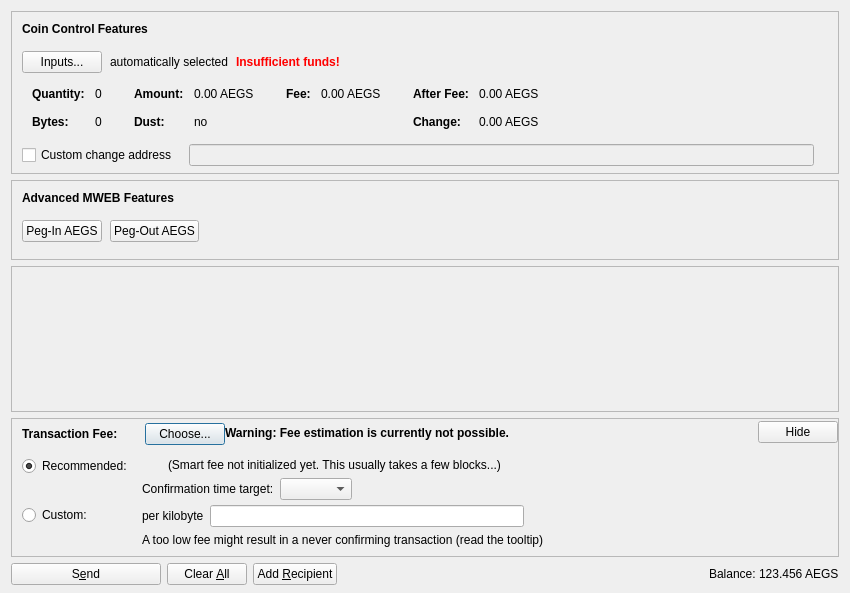
<?xml version="1.0" encoding="UTF-8"?>
<ui version="4.0">
 <class>SendCoinsDialog</class>
 <widget class="QDialog" name="SendCoinsDialog">
  <property name="geometry">
   <rect>
    <x>0</x>
    <y>0</y>
    <width>850</width>
    <height>593</height>
   </rect>
  </property>
  <property name="windowTitle">
   <string>Send Coins</string>
  </property>
  <layout class="QVBoxLayout" name="verticalLayout" stretch="0,0,1,0,0">
   <property name="bottomMargin">
    <number>8</number>
   </property>
   <item>
    <widget class="QFrame" name="frameCoinControl">
     <property name="sizePolicy">
      <sizepolicy hsizetype="Expanding" vsizetype="Expanding">
       <horstretch>0</horstretch>
       <verstretch>0</verstretch>
      </sizepolicy>
     </property>
     <property name="maximumSize">
      <size>
       <width>16777215</width>
       <height>16777215</height>
      </size>
     </property>
     <property name="frameShape">
      <enum>QFrame::StyledPanel</enum>
     </property>
     <property name="frameShadow">
      <enum>QFrame::Sunken</enum>
     </property>
     <layout class="QVBoxLayout" name="verticalLayoutCoinControl2">
      <property name="spacing">
       <number>0</number>
      </property>
      <property name="leftMargin">
       <number>0</number>
      </property>
      <property name="topMargin">
       <number>0</number>
      </property>
      <property name="rightMargin">
       <number>0</number>
      </property>
      <property name="bottomMargin">
       <number>6</number>
      </property>
      <item>
       <layout class="QVBoxLayout" name="verticalLayoutCoinControl" stretch="0,0,0,0,1">
        <property name="spacing">
         <number>0</number>
        </property>
        <property name="leftMargin">
         <number>10</number>
        </property>
        <property name="topMargin">
         <number>10</number>
        </property>
        <item>
         <layout class="QHBoxLayout" name="horizontalLayoutCoinControl1">
          <property name="bottomMargin">
           <number>15</number>
          </property>
          <item>
           <widget class="QLabel" name="labelCoinControlFeatures">
            <property name="sizePolicy">
             <sizepolicy hsizetype="Preferred" vsizetype="Maximum">
              <horstretch>0</horstretch>
              <verstretch>0</verstretch>
             </sizepolicy>
            </property>
            <property name="font">
             <font>
              <weight>75</weight>
              <bold>true</bold>
             </font>
            </property>
            <property name="styleSheet">
             <string notr="true">font-weight:bold;</string>
            </property>
            <property name="text">
             <string>Coin Control Features</string>
            </property>
           </widget>
          </item>
         </layout>
        </item>
        <item>
         <layout class="QHBoxLayout" name="horizontalLayoutCoinControl2" stretch="0,0,0,0">
          <property name="spacing">
           <number>8</number>
          </property>
          <property name="bottomMargin">
           <number>10</number>
          </property>
          <item>
           <widget class="QPushButton" name="pushButtonCoinControl">
            <property name="styleSheet">
             <string notr="true"/>
            </property>
            <property name="text">
             <string>Inputs...</string>
            </property>
            <property name="autoDefault">
             <bool>false</bool>
            </property>
           </widget>
          </item>
          <item>
           <widget class="QLabel" name="labelCoinControlAutomaticallySelected">
            <property name="text">
             <string>automatically selected</string>
            </property>
            <property name="margin">
             <number>5</number>
            </property>
           </widget>
          </item>
          <item>
           <widget class="QLabel" name="labelCoinControlInsuffFunds">
            <property name="font">
             <font>
              <weight>75</weight>
              <bold>true</bold>
             </font>
            </property>
            <property name="styleSheet">
             <string notr="true">color:red;font-weight:bold;</string>
            </property>
            <property name="text">
             <string>Insufficient funds!</string>
            </property>
            <property name="margin">
             <number>5</number>
            </property>
           </widget>
          </item>
          <item>
           <spacer name="horizontalSpacerCoinControl">
            <property name="orientation">
             <enum>Qt::Horizontal</enum>
            </property>
            <property name="sizeHint" stdset="0">
             <size>
              <width>40</width>
              <height>1</height>
             </size>
            </property>
           </spacer>
          </item>
         </layout>
        </item>
        <item>
         <widget class="QWidget" name="widgetCoinControl" native="true">
          <property name="sizePolicy">
           <sizepolicy hsizetype="Preferred" vsizetype="Preferred">
            <horstretch>0</horstretch>
            <verstretch>0</verstretch>
           </sizepolicy>
          </property>
          <property name="minimumSize">
           <size>
            <width>0</width>
            <height>0</height>
           </size>
          </property>
          <property name="styleSheet">
           <string notr="true"/>
          </property>
          <layout class="QHBoxLayout" name="horizontalLayoutCoinControl5">
           <property name="leftMargin">
            <number>0</number>
           </property>
           <property name="topMargin">
            <number>0</number>
           </property>
           <property name="rightMargin">
            <number>0</number>
           </property>
           <property name="bottomMargin">
            <number>0</number>
           </property>
           <item>
            <layout class="QHBoxLayout" name="horizontalLayoutCoinControl3" stretch="0,0,0,1">
             <property name="spacing">
              <number>20</number>
             </property>
             <property name="topMargin">
              <number>0</number>
             </property>
             <property name="bottomMargin">
              <number>10</number>
             </property>
             <item>
              <layout class="QFormLayout" name="formLayoutCoinControl1">
               <property name="horizontalSpacing">
                <number>10</number>
               </property>
               <property name="verticalSpacing">
                <number>14</number>
               </property>
               <property name="leftMargin">
                <number>10</number>
               </property>
               <property name="topMargin">
                <number>4</number>
               </property>
               <property name="rightMargin">
                <number>6</number>
               </property>
               <item row="0" column="0">
                <widget class="QLabel" name="labelCoinControlQuantityText">
                 <property name="font">
                  <font>
                   <weight>75</weight>
                   <bold>true</bold>
                  </font>
                 </property>
                 <property name="text">
                  <string>Quantity:</string>
                 </property>
                 <property name="margin">
                  <number>0</number>
                 </property>
                </widget>
               </item>
               <item row="0" column="1">
                <widget class="QLabel" name="labelCoinControlQuantity">
                 <property name="cursor">
                  <cursorShape>IBeamCursor</cursorShape>
                 </property>
                 <property name="contextMenuPolicy">
                  <enum>Qt::ActionsContextMenu</enum>
                 </property>
                 <property name="text">
                  <string notr="true">0</string>
                 </property>
                 <property name="margin">
                  <number>0</number>
                 </property>
                 <property name="textInteractionFlags">
                  <set>Qt::LinksAccessibleByMouse|Qt::TextSelectableByKeyboard|Qt::TextSelectableByMouse</set>
                 </property>
                </widget>
               </item>
               <item row="1" column="0">
                <widget class="QLabel" name="labelCoinControlBytesText">
                 <property name="font">
                  <font>
                   <weight>75</weight>
                   <bold>true</bold>
                  </font>
                 </property>
                 <property name="text">
                  <string>Bytes:</string>
                 </property>
                </widget>
               </item>
               <item row="1" column="1">
                <widget class="QLabel" name="labelCoinControlBytes">
                 <property name="cursor">
                  <cursorShape>IBeamCursor</cursorShape>
                 </property>
                 <property name="contextMenuPolicy">
                  <enum>Qt::ActionsContextMenu</enum>
                 </property>
                 <property name="text">
                  <string notr="true">0</string>
                 </property>
                 <property name="textInteractionFlags">
                  <set>Qt::LinksAccessibleByMouse|Qt::TextSelectableByKeyboard|Qt::TextSelectableByMouse</set>
                 </property>
                </widget>
               </item>
              </layout>
             </item>
             <item>
              <layout class="QFormLayout" name="formLayoutCoinControl2">
               <property name="horizontalSpacing">
                <number>10</number>
               </property>
               <property name="verticalSpacing">
                <number>14</number>
               </property>
               <property name="leftMargin">
                <number>6</number>
               </property>
               <property name="topMargin">
                <number>4</number>
               </property>
               <property name="rightMargin">
                <number>6</number>
               </property>
               <item row="0" column="0">
                <widget class="QLabel" name="labelCoinControlAmountText">
                 <property name="font">
                  <font>
                   <weight>75</weight>
                   <bold>true</bold>
                  </font>
                 </property>
                 <property name="text">
                  <string>Amount:</string>
                 </property>
                 <property name="margin">
                  <number>0</number>
                 </property>
                </widget>
               </item>
               <item row="0" column="1">
                <widget class="QLabel" name="labelCoinControlAmount">
                 <property name="cursor">
                  <cursorShape>IBeamCursor</cursorShape>
                 </property>
                 <property name="contextMenuPolicy">
                  <enum>Qt::ActionsContextMenu</enum>
                 </property>
                 <property name="text">
                  <string notr="true">0.00 AEGS</string>
                 </property>
                 <property name="textInteractionFlags">
                  <set>Qt::LinksAccessibleByMouse|Qt::TextSelectableByKeyboard|Qt::TextSelectableByMouse</set>
                 </property>
                </widget>
               </item>
               <item row="1" column="0">
                <widget class="QLabel" name="labelCoinControlLowOutputText">
                 <property name="font">
                  <font>
                   <weight>75</weight>
                   <bold>true</bold>
                  </font>
                 </property>
                 <property name="text">
                  <string>Dust:</string>
                 </property>
                </widget>
               </item>
               <item row="1" column="1">
                <widget class="QLabel" name="labelCoinControlLowOutput">
                 <property name="cursor">
                  <cursorShape>IBeamCursor</cursorShape>
                 </property>
                 <property name="contextMenuPolicy">
                  <enum>Qt::ActionsContextMenu</enum>
                 </property>
                 <property name="text">
                  <string notr="true">no</string>
                 </property>
                 <property name="textInteractionFlags">
                  <set>Qt::LinksAccessibleByMouse|Qt::TextSelectableByKeyboard|Qt::TextSelectableByMouse</set>
                 </property>
                </widget>
               </item>
              </layout>
             </item>
             <item>
              <layout class="QFormLayout" name="formLayoutCoinControl3">
               <property name="horizontalSpacing">
                <number>10</number>
               </property>
               <property name="verticalSpacing">
                <number>14</number>
               </property>
               <property name="leftMargin">
                <number>6</number>
               </property>
               <property name="topMargin">
                <number>4</number>
               </property>
               <property name="rightMargin">
                <number>6</number>
               </property>
               <item row="0" column="0">
                <widget class="QLabel" name="labelCoinControlFeeText">
                 <property name="font">
                  <font>
                   <weight>75</weight>
                   <bold>true</bold>
                  </font>
                 </property>
                 <property name="text">
                  <string>Fee:</string>
                 </property>
                 <property name="margin">
                  <number>0</number>
                 </property>
                </widget>
               </item>
               <item row="0" column="1">
                <widget class="QLabel" name="labelCoinControlFee">
                 <property name="cursor">
                  <cursorShape>IBeamCursor</cursorShape>
                 </property>
                 <property name="contextMenuPolicy">
                  <enum>Qt::ActionsContextMenu</enum>
                 </property>
                 <property name="text">
                  <string notr="true">0.00 AEGS</string>
                 </property>
                 <property name="textInteractionFlags">
                  <set>Qt::LinksAccessibleByMouse|Qt::TextSelectableByKeyboard|Qt::TextSelectableByMouse</set>
                 </property>
                </widget>
               </item>
              </layout>
             </item>
             <item>
              <layout class="QFormLayout" name="formLayoutCoinControl4">
               <property name="horizontalSpacing">
                <number>10</number>
               </property>
               <property name="verticalSpacing">
                <number>14</number>
               </property>
               <property name="leftMargin">
                <number>6</number>
               </property>
               <property name="topMargin">
                <number>4</number>
               </property>
               <property name="rightMargin">
                <number>6</number>
               </property>
               <item row="0" column="0">
                <widget class="QLabel" name="labelCoinControlAfterFeeText">
                 <property name="font">
                  <font>
                   <weight>75</weight>
                   <bold>true</bold>
                  </font>
                 </property>
                 <property name="text">
                  <string>After Fee:</string>
                 </property>
                 <property name="margin">
                  <number>0</number>
                 </property>
                </widget>
               </item>
               <item row="0" column="1">
                <widget class="QLabel" name="labelCoinControlAfterFee">
                 <property name="cursor">
                  <cursorShape>IBeamCursor</cursorShape>
                 </property>
                 <property name="contextMenuPolicy">
                  <enum>Qt::ActionsContextMenu</enum>
                 </property>
                 <property name="text">
                  <string notr="true">0.00 AEGS</string>
                 </property>
                 <property name="textInteractionFlags">
                  <set>Qt::LinksAccessibleByMouse|Qt::TextSelectableByKeyboard|Qt::TextSelectableByMouse</set>
                 </property>
                </widget>
               </item>
               <item row="1" column="0">
                <widget class="QLabel" name="labelCoinControlChangeText">
                 <property name="font">
                  <font>
                   <weight>75</weight>
                   <bold>true</bold>
                  </font>
                 </property>
                 <property name="text">
                  <string>Change:</string>
                 </property>
                </widget>
               </item>
               <item row="1" column="1">
                <widget class="QLabel" name="labelCoinControlChange">
                 <property name="cursor">
                  <cursorShape>IBeamCursor</cursorShape>
                 </property>
                 <property name="contextMenuPolicy">
                  <enum>Qt::ActionsContextMenu</enum>
                 </property>
                 <property name="text">
                  <string notr="true">0.00 AEGS</string>
                 </property>
                 <property name="textInteractionFlags">
                  <set>Qt::LinksAccessibleByMouse|Qt::TextSelectableByKeyboard|Qt::TextSelectableByMouse</set>
                 </property>
                </widget>
               </item>
              </layout>
             </item>
            </layout>
           </item>
          </layout>
         </widget>
        </item>
        <item>
         <layout class="QHBoxLayout" name="horizontalLayoutCoinControl4" stretch="0,0,0">
          <property name="spacing">
           <number>12</number>
          </property>
          <property name="sizeConstraint">
           <enum>QLayout::SetDefaultConstraint</enum>
          </property>
          <property name="topMargin">
           <number>5</number>
          </property>
          <property name="rightMargin">
           <number>5</number>
          </property>
          <item>
           <widget class="QCheckBox" name="checkBoxCoinControlChange">
            <property name="toolTip">
             <string>If this is activated, but the change address is empty or invalid, change will be sent to a newly generated address.</string>
            </property>
            <property name="text">
             <string>Custom change address</string>
            </property>
           </widget>
          </item>
          <item>
           <widget class="QValidatedLineEdit" name="lineEditCoinControlChange">
            <property name="enabled">
             <bool>false</bool>
            </property>
            <property name="sizePolicy">
             <sizepolicy hsizetype="Expanding" vsizetype="Fixed">
              <horstretch>0</horstretch>
              <verstretch>0</verstretch>
             </sizepolicy>
            </property>
           </widget>
          </item>
          <item>
           <widget class="QLabel" name="labelCoinControlChangeLabel">
            <property name="sizePolicy">
             <sizepolicy hsizetype="Preferred" vsizetype="Expanding">
              <horstretch>0</horstretch>
              <verstretch>0</verstretch>
             </sizepolicy>
            </property>
            <property name="minimumSize">
             <size>
              <width>0</width>
              <height>0</height>
             </size>
            </property>
            <property name="text">
             <string/>
            </property>
            <property name="margin">
             <number>3</number>
            </property>
           </widget>
          </item>
         </layout>
        </item>
        <item>
         <spacer name="verticalSpacerCoinControl">
          <property name="orientation">
           <enum>Qt::Vertical</enum>
          </property>
          <property name="sizeHint" stdset="0">
           <size>
            <width>800</width>
            <height>1</height>
           </size>
          </property>
         </spacer>
        </item>
       </layout>
      </item>
     </layout>
    </widget>
   </item>
   <item>
    <widget class="QFrame" name="frameMWEBFeatures">
     <property name="sizePolicy">
      <sizepolicy hsizetype="Expanding" vsizetype="Expanding">
       <horstretch>0</horstretch>
       <verstretch>0</verstretch>
      </sizepolicy>
     </property>
     <property name="maximumSize">
      <size>
       <width>16777215</width>
       <height>16777215</height>
      </size>
     </property>
     <property name="frameShape">
      <enum>QFrame::StyledPanel</enum>
     </property>
     <property name="frameShadow">
      <enum>QFrame::Sunken</enum>
     </property>
     <layout class="QVBoxLayout" name="verticalLayoutMWEBFeatures2">
      <property name="spacing">
       <number>0</number>
      </property>
      <property name="leftMargin">
       <number>0</number>
      </property>
      <property name="topMargin">
       <number>0</number>
      </property>
      <property name="rightMargin">
       <number>0</number>
      </property>
      <property name="bottomMargin">
       <number>6</number>
      </property>
      <item>
       <layout class="QVBoxLayout" name="verticalLayoutMWEBFeatures" stretch="0,0,1">
        <property name="spacing">
         <number>0</number>
        </property>
        <property name="leftMargin">
         <number>10</number>
        </property>
        <property name="topMargin">
         <number>10</number>
        </property>
        <item>
         <layout class="QHBoxLayout" name="horizontalLayoutMWEBFeatures1">
          <property name="bottomMargin">
           <number>15</number>
          </property>
          <item>
           <widget class="QLabel" name="labelMWEBFeatures">
            <property name="sizePolicy">
             <sizepolicy hsizetype="Preferred" vsizetype="Maximum">
              <horstretch>0</horstretch>
              <verstretch>0</verstretch>
             </sizepolicy>
            </property>
            <property name="font">
             <font>
              <weight>75</weight>
              <bold>true</bold>
             </font>
            </property>
            <property name="styleSheet">
             <string notr="true">font-weight:bold;</string>
            </property>
            <property name="text">
             <string>Advanced MWEB Features</string>
            </property>
           </widget>
          </item>
         </layout>
        </item>
        <item>
         <layout class="QHBoxLayout" name="horizontalLayoutMWEBFeatures2" stretch="0,0,0">
          <property name="spacing">
           <number>8</number>
          </property>
          <property name="bottomMargin">
           <number>10</number>
          </property>
          <item>
           <widget class="QPushButton" name="pushButtonMWEBPegIn">
            <property name="styleSheet">
             <string notr="true"/>
            </property>
            <property name="text">
             <string>Peg-In AEGS</string>
            </property>
            <property name="checkable">
             <bool>true</bool>
            </property>
            <property name="autoDefault">
             <bool>false</bool>
            </property>
           </widget>
          </item>
          <item>
           <widget class="QPushButton" name="pushButtonMWEBPegOut">
            <property name="styleSheet">
             <string notr="true"/>
            </property>
            <property name="text">
             <string>Peg-Out AEGS</string>
            </property>
            <property name="checkable">
             <bool>true</bool>
            </property>
            <property name="autoDefault">
             <bool>false</bool>
            </property>
           </widget>
          </item>
          <item>
           <spacer name="horizontalSpacerMWEBFeatures">
            <property name="orientation">
             <enum>Qt::Horizontal</enum>
            </property>
            <property name="sizeHint" stdset="0">
             <size>
              <width>40</width>
              <height>1</height>
             </size>
            </property>
           </spacer>
          </item>
         </layout>
        </item>
        <item>
         <spacer name="verticalSpacerMWEBFeatures">
          <property name="orientation">
           <enum>Qt::Vertical</enum>
          </property>
          <property name="sizeHint" stdset="0">
           <size>
            <width>800</width>
            <height>1</height>
           </size>
          </property>
         </spacer>
        </item>
       </layout>
      </item>
     </layout>
    </widget>
   </item>
   <item>
    <widget class="QScrollArea" name="scrollArea">
     <property name="widgetResizable">
      <bool>true</bool>
     </property>
     <widget class="QWidget" name="scrollAreaWidgetContents">
      <property name="geometry">
       <rect>
        <x>0</x>
        <y>0</y>
        <width>830</width>
        <height>68</height>
       </rect>
      </property>
      <layout class="QVBoxLayout" name="verticalLayout_2" stretch="0,1">
       <property name="leftMargin">
        <number>0</number>
       </property>
       <property name="topMargin">
        <number>0</number>
       </property>
       <property name="rightMargin">
        <number>0</number>
       </property>
       <property name="bottomMargin">
        <number>0</number>
       </property>
       <item>
        <layout class="QVBoxLayout" name="entries">
         <property name="spacing">
          <number>6</number>
         </property>
        </layout>
       </item>
       <item>
        <spacer name="verticalSpacer">
         <property name="orientation">
          <enum>Qt::Vertical</enum>
         </property>
         <property name="sizeHint" stdset="0">
          <size>
           <width>20</width>
           <height>40</height>
          </size>
         </property>
        </spacer>
       </item>
      </layout>
     </widget>
    </widget>
   </item>
   <item>
    <widget class="QFrame" name="frameFee">
     <property name="sizePolicy">
      <sizepolicy hsizetype="Expanding" vsizetype="Expanding">
       <horstretch>0</horstretch>
       <verstretch>0</verstretch>
      </sizepolicy>
     </property>
     <property name="maximumSize">
      <size>
       <width>16777215</width>
       <height>16777215</height>
      </size>
     </property>
     <property name="frameShape">
      <enum>QFrame::StyledPanel</enum>
     </property>
     <property name="frameShadow">
      <enum>QFrame::Sunken</enum>
     </property>
     <layout class="QVBoxLayout" name="verticalLayoutFee1">
      <property name="spacing">
       <number>0</number>
      </property>
      <property name="leftMargin">
       <number>0</number>
      </property>
      <property name="topMargin">
       <number>0</number>
      </property>
      <property name="rightMargin">
       <number>0</number>
      </property>
      <property name="bottomMargin">
       <number>0</number>
      </property>
      <item>
       <layout class="QVBoxLayout" name="verticalLayoutFee2" stretch="0,0,0">
        <property name="spacing">
         <number>0</number>
        </property>
        <property name="leftMargin">
         <number>10</number>
        </property>
        <property name="topMargin">
         <number>0</number>
        </property>
        <item>
         <layout class="QHBoxLayout" name="horizontalLayoutFee1">
          <property name="bottomMargin">
           <number>0</number>
          </property>
          <item>
           <layout class="QVBoxLayout" name="verticalLayoutFee7">
            <property name="spacing">
             <number>0</number>
            </property>
            <item>
             <spacer name="verticalSpacerSmartFee">
              <property name="orientation">
               <enum>Qt::Vertical</enum>
              </property>
              <property name="sizeType">
               <enum>QSizePolicy::Fixed</enum>
              </property>
              <property name="sizeHint" stdset="0">
               <size>
                <width>1</width>
                <height>4</height>
               </size>
              </property>
             </spacer>
            </item>
            <item>
             <layout class="QHBoxLayout" name="horizontalLayoutSmartFee">
              <property name="spacing">
               <number>10</number>
              </property>
              <item>
               <widget class="QLabel" name="labelFeeHeadline">
                <property name="sizePolicy">
                 <sizepolicy hsizetype="Preferred" vsizetype="Maximum">
                  <horstretch>0</horstretch>
                  <verstretch>0</verstretch>
                 </sizepolicy>
                </property>
                <property name="font">
                 <font>
                  <weight>75</weight>
                  <bold>true</bold>
                 </font>
                </property>
                <property name="styleSheet">
                 <string notr="true">font-weight:bold;</string>
                </property>
                <property name="text">
                 <string>Transaction Fee:</string>
                </property>
               </widget>
              </item>
              <item>
               <widget class="QLabel" name="labelFeeMinimized">
                <property name="text">
                 <string/>
                </property>
               </widget>
              </item>
              <item>
               <widget class="QPushButton" name="buttonChooseFee">
                <property name="text">
                 <string>Choose...</string>
                </property>
               </widget>
              </item>
             </layout>
            </item>
            <item>
             <spacer name="verticalSpacer_5">
              <property name="orientation">
               <enum>Qt::Vertical</enum>
              </property>
              <property name="sizeHint" stdset="0">
               <size>
                <width>1</width>
                <height>1</height>
               </size>
              </property>
             </spacer>
            </item>
           </layout>
          </item>
          <item>
           <widget class="QLabel" name="fallbackFeeWarningLabel">
            <property name="toolTip">
             <string>Using the fallbackfee can result in sending a transaction that will take several hours or days (or never) to confirm. Consider choosing your fee manually or wait until you have validated the complete chain.</string>
            </property>
            <property name="font">
            <font>
                <weight>75</weight>
                <bold>true</bold>
            </font>
            </property>
            <property name="text">
             <string>Warning: Fee estimation is currently not possible.</string>
            </property>
            <property name="wordWrap">
             <bool>false</bool>
            </property>
           </widget>
          </item>
          <item>
           <spacer name="horizontalSpacer_4">
            <property name="orientation">
             <enum>Qt::Horizontal</enum>
            </property>
            <property name="sizeType">
             <enum>QSizePolicy::MinimumExpanding</enum>
            </property>
            <property name="sizeHint" stdset="0">
             <size>
              <width>40</width>
              <height>20</height>
             </size>
            </property>
           </spacer>
          </item>
          <item>
           <widget class="QPushButton" name="buttonMinimizeFee">
            <property name="toolTip">
             <string>Hide transaction fee settings</string>
            </property>
            <property name="text">
             <string>Hide</string>
            </property>
           </widget>
          </item>
         </layout>
        </item>
        <item>
         <widget class="QFrame" name="frameFeeSelection">
          <layout class="QVBoxLayout" name="verticalLayoutFee12">
           <property name="spacing">
            <number>0</number>
           </property>
           <property name="leftMargin">
            <number>0</number>
           </property>
           <property name="topMargin">
            <number>0</number>
           </property>
           <property name="rightMargin">
            <number>0</number>
           </property>
           <property name="bottomMargin">
            <number>0</number>
           </property>
           <item>
            <layout class="QGridLayout" name="gridLayoutFee">
             <property name="topMargin">
              <number>10</number>
             </property>
             <property name="bottomMargin">
              <number>4</number>
             </property>
             <property name="horizontalSpacing">
              <number>10</number>
             </property>
             <property name="verticalSpacing">
              <number>4</number>
             </property>
             <item row="1" column="1">
              <layout class="QVBoxLayout" name="verticalLayoutFee8">
               <property name="spacing">
                <number>6</number>
               </property>
               <item>
                <layout class="QHBoxLayout" name="horizontalLayoutFee13">
                 <item>
                  <widget class="QLabel" name="labelCustomPerKilobyte">
                   <property name="toolTip">
                    <string>Specify a custom fee per kB (1,000 bytes) of the transaction's virtual size.

Note:  Since the fee is calculated on a per-byte basis, a fee of "100 satoshis per kB" for a transaction size of 500 bytes (half of 1 kB) would ultimately yield a fee of only 50 satoshis.</string>
                   </property>
                   <property name="text">
                    <string>per kilobyte</string>
                   </property>
                  </widget>
                 </item>
                 <item>
                  <widget class="BitcoinAmountField" name="customFee"/>
                 </item>
                 <item>
                  <spacer name="horizontalSpacer_6">
                   <property name="orientation">
                    <enum>Qt::Horizontal</enum>
                   </property>
                   <property name="sizeHint" stdset="0">
                    <size>
                     <width>1</width>
                     <height>1</height>
                    </size>
                   </property>
                  </spacer>
                 </item>
                </layout>
               </item>
               <item>
                <layout class="QHBoxLayout" name="horizontalLayoutFee8">
                 <item>
                  <widget class="QLabel" name="labelCustomFeeWarning">
                   <property name="enabled">
                    <bool>true</bool>
                   </property>
                   <property name="toolTip">
                    <string>When there is less transaction volume than space in the blocks, miners as well as relaying nodes may enforce a minimum fee. Paying only this minimum fee is just fine, but be aware that this can result in a never confirming transaction once there is more demand for aegisum transactions than the network can process.</string>
                   </property>
                   <property name="text">
                    <string>A too low fee might result in a never confirming transaction (read the tooltip)</string>
                   </property>
                  </widget>
                 </item>
                 <item>
                  <spacer name="horizontalSpacer_2">
                   <property name="orientation">
                    <enum>Qt::Horizontal</enum>
                   </property>
                   <property name="sizeHint" stdset="0">
                    <size>
                     <width>1</width>
                     <height>1</height>
                    </size>
                   </property>
                  </spacer>
                 </item>
                </layout>
               </item>
              </layout>
             </item>
             <item row="0" column="0">
              <layout class="QVBoxLayout" name="verticalLayoutFee4" stretch="0,1">
               <item>
                <widget class="QRadioButton" name="radioSmartFee">
                 <property name="text">
                  <string>Recommended:</string>
                 </property>
                 <property name="checked">
                  <bool>true</bool>
                 </property>
                 <attribute name="buttonGroup">
                  <string notr="true">groupFee</string>
                 </attribute>
                </widget>
               </item>
               <item>
                <spacer name="verticalSpacer_2">
                 <property name="orientation">
                  <enum>Qt::Vertical</enum>
                 </property>
                 <property name="sizeHint" stdset="0">
                  <size>
                   <width>1</width>
                   <height>1</height>
                  </size>
                 </property>
                </spacer>
               </item>
              </layout>
             </item>
             <item row="1" column="0">
              <layout class="QVBoxLayout" name="verticalLayoutFee9" stretch="0,1">
               <item>
                <widget class="QRadioButton" name="radioCustomFee">
                 <property name="text">
                  <string>Custom:</string>
                 </property>
                 <attribute name="buttonGroup">
                  <string notr="true">groupFee</string>
                 </attribute>
                </widget>
               </item>
               <item>
                <spacer name="verticalSpacer_6">
                 <property name="orientation">
                  <enum>Qt::Vertical</enum>
                 </property>
                 <property name="sizeHint" stdset="0">
                  <size>
                   <width>1</width>
                   <height>1</height>
                  </size>
                 </property>
                </spacer>
               </item>
              </layout>
             </item>
             <item row="0" column="1">
              <layout class="QVBoxLayout" name="verticalLayoutFee3" stretch="0,0,1">
               <property name="spacing">
                <number>6</number>
               </property>
               <property name="topMargin">
                <number>2</number>
               </property>
               <item>
                <layout class="QHBoxLayout" name="horizontalLayoutFee12">
                 <item>
                  <widget class="QLabel" name="labelSmartFee">
                   <property name="text">
                    <string/>
                   </property>
                  </widget>
                 </item>
                 <item>
                  <widget class="QLabel" name="labelFeeEstimation">
                   <property name="text">
                    <string/>
                   </property>
                  </widget>
                 </item>
                 <item>
                  <widget class="QLabel" name="labelSmartFee2">
                   <property name="text">
                    <string>(Smart fee not initialized yet. This usually takes a few blocks...)</string>
                   </property>
                  </widget>
                 </item>
                 <item>
                  <spacer name="horizontalSpacer_5">
                   <property name="orientation">
                    <enum>Qt::Horizontal</enum>
                   </property>
                   <property name="sizeHint" stdset="0">
                    <size>
                     <width>1</width>
                     <height>1</height>
                    </size>
                   </property>
                  </spacer>
                 </item>
                </layout>
               </item>
               <item>
                <layout class="QHBoxLayout" name="horizontalLayoutFee9">
                 <item>
                  <layout class="QVBoxLayout" name="verticalLayoutFee6">
                   <item>
                    <widget class="QLabel" name="labelSmartFee3">
                     <property name="text">
                      <string>Confirmation time target:</string>
                     </property>
                    </widget>
                   </item>
                  </layout>
                 </item>
                 <item>
                  <layout class="QVBoxLayout" name="verticalLayoutFee5">
                   <property name="rightMargin">
                    <number>30</number>
                   </property>
                   <item>
                    <layout class="QHBoxLayout" name="horizontalLayoutConfTarget">
                     <property name="bottomMargin">
                      <number>0</number>
                     </property>
                     <item>
                      <widget class="QComboBox" name="confTargetSelector"/>
                     </item>
                     <item>
                      <spacer name="horizontalSpacerConfTarget">
                       <property name="orientation">
                        <enum>Qt::Horizontal</enum>
                       </property>
                       <property name="sizeHint" stdset="0">
                        <size>
                         <width>40</width>
                         <height>20</height>
                        </size>
                       </property>
                      </spacer>
                     </item>
                    </layout>
                   </item>
                  </layout>
                 </item>
                </layout>
               </item>
               <item>
                <spacer name="verticalSpacer_4">
                 <property name="orientation">
                  <enum>Qt::Vertical</enum>
                 </property>
                 <property name="sizeHint" stdset="0">
                  <size>
                   <width>1</width>
                   <height>1</height>
                  </size>
                 </property>
                </spacer>
               </item>
              </layout>
             </item>
            </layout>
           </item>
          </layout>
         </widget>
        </item>
        <item>
         <spacer name="verticalSpacerFee">
          <property name="orientation">
           <enum>Qt::Vertical</enum>
          </property>
          <property name="sizeHint" stdset="0">
           <size>
            <width>40</width>
            <height>5</height>
           </size>
          </property>
         </spacer>
        </item>
       </layout>
      </item>
     </layout>
    </widget>
   </item>
   <item>
    <layout class="QHBoxLayout" name="horizontalLayout">
     <item>
      <widget class="QPushButton" name="sendButton">
       <property name="minimumSize">
        <size>
         <width>150</width>
         <height>0</height>
        </size>
       </property>
       <property name="toolTip">
        <string>Confirm the send action</string>
       </property>
       <property name="text">
        <string>S&amp;end</string>
       </property>
       <property name="icon">
        <iconset resource="../bitcoin.qrc">
         <normaloff>:/icons/send</normaloff>:/icons/send</iconset>
       </property>
       <property name="autoDefault">
        <bool>false</bool>
       </property>
       <property name="default">
        <bool>false</bool>
       </property>
      </widget>
     </item>
     <item>
      <widget class="QPushButton" name="clearButton">
       <property name="sizePolicy">
        <sizepolicy hsizetype="Minimum" vsizetype="Fixed">
         <horstretch>0</horstretch>
         <verstretch>0</verstretch>
        </sizepolicy>
       </property>
       <property name="toolTip">
        <string>Clear all fields of the form.</string>
       </property>
       <property name="text">
        <string>Clear &amp;All</string>
       </property>
       <property name="icon">
        <iconset resource="../bitcoin.qrc">
         <normaloff>:/icons/remove</normaloff>:/icons/remove</iconset>
       </property>
       <property name="autoDefault">
        <bool>false</bool>
       </property>
      </widget>
     </item>
     <item>
      <widget class="QPushButton" name="addButton">
       <property name="toolTip">
        <string>Send to multiple recipients at once</string>
       </property>
       <property name="text">
        <string>Add &amp;Recipient</string>
       </property>
       <property name="icon">
        <iconset resource="../bitcoin.qrc">
         <normaloff>:/icons/add</normaloff>:/icons/add</iconset>
       </property>
       <property name="autoDefault">
        <bool>false</bool>
       </property>
      </widget>
     </item>
     <item>
      <spacer name="horizontalSpacer">
       <property name="orientation">
        <enum>Qt::Horizontal</enum>
       </property>
       <property name="sizeHint" stdset="0">
        <size>
         <width>40</width>
         <height>20</height>
        </size>
       </property>
      </spacer>
     </item>
     <item>
      <layout class="QHBoxLayout" name="horizontalLayout_2">
       <property name="spacing">
        <number>3</number>
       </property>
       <item>
        <widget class="QLabel" name="labelBalanceName">
         <property name="sizePolicy">
          <sizepolicy hsizetype="Preferred" vsizetype="Fixed">
           <horstretch>0</horstretch>
           <verstretch>0</verstretch>
          </sizepolicy>
         </property>
         <property name="text">
          <string>Balance:</string>
         </property>
        </widget>
       </item>
       <item>
        <widget class="QLabel" name="labelBalance">
         <property name="sizePolicy">
          <sizepolicy hsizetype="Preferred" vsizetype="Fixed">
           <horstretch>0</horstretch>
           <verstretch>0</verstretch>
          </sizepolicy>
         </property>
         <property name="cursor">
          <cursorShape>IBeamCursor</cursorShape>
         </property>
         <property name="text">
          <string notr="true">123.456 AEGS</string>
         </property>
         <property name="textInteractionFlags">
          <set>Qt::LinksAccessibleByMouse|Qt::TextSelectableByKeyboard|Qt::TextSelectableByMouse</set>
         </property>
        </widget>
       </item>
      </layout>
     </item>
    </layout>
   </item>
  </layout>
 </widget>
 <customwidgets>
  <customwidget>
   <class>QValidatedLineEdit</class>
   <extends>QLineEdit</extends>
   <header>qt/qvalidatedlineedit.h</header>
  </customwidget>
  <customwidget>
   <class>BitcoinAmountField</class>
   <extends>QLineEdit</extends>
   <header>qt/bitcoinamountfield.h</header>
   <container>1</container>
  </customwidget>
 </customwidgets>
 <resources>
  <include location="../bitcoin.qrc"/>
 </resources>
 <connections/>
 <buttongroups>
  <buttongroup name="groupFee"/>
 </buttongroups>
</ui>
